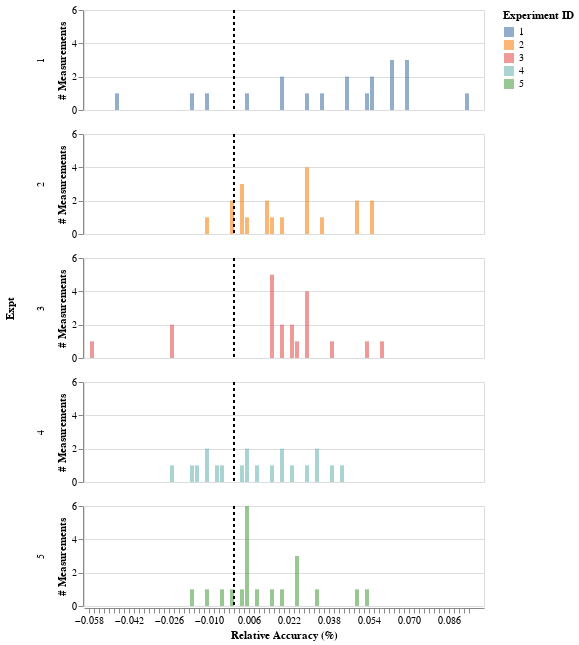

Notebook code cell kept with this figure:
### Code cell
glue('final_plot_relative', final_plot_relative, display=True)

### Figure 1 — Vega-Lite specification as saved in the notebook (floating-point values rounded to 4 significant figures)
{"config": {"view": {"continuousWidth": 400, "continuousHeight": 300}}, "data": {"name": "data-1e61acf23f6299bc481d4a56ec8b6596"}, "facet": {"row": {"field": "Expt", "type": "nominal"}}, "spec": {"layer": [{"mark": {"type": "bar", "opacity": 0.6}, "encoding": {"color": {"field": "Expt", "title": "Experiment ID", "type": "nominal"}, "x": {"bin": {"maxbins": 120}, "field": "relative_accuracy", "title": "Relative Accuracy (%)", "type": "quantitative"}, "y": {"aggregate": "count", "stack": false, "title": "# Measurements", "type": "quantitative"}}, "height": 100, "width": 400}, {"data": {"name": "data-9c00aa9dc2b1c1a0b4bf9b34ead12925"}, "mark": {"type": "rule", "size": 2, "strokeDash": [3, 3]}, "encoding": {"x": {"field": "x", "type": "quantitative"}}}]}, "$schema": "https://vega.github.io/schema/vega-lite/v4.17.0.json", "datasets": {"data-1e61acf23f6299bc481d4a56ec8b6596": [{"Expt": 1, "Run": 1, "Speed": 850, "relative_accuracy": 0.01919}, {"Expt": 1, "Run": 2, "Speed": 740, "relative_accuracy": -0.0175}, {"Expt": 1, "Run": 3, "Speed": 900, "relative_accuracy": 0.03587}, {"Expt": 1, "Run": 4, "Speed": 1070, "relative_accuracy": 0.09258}, {"Expt": 1, "Run": 5, "Speed": 930, "relative_accuracy": 0.04588}, {"Expt": 1, "Run": 6, "Speed": 850, "relative_accuracy": 0.01919}, {"Expt": 1, "Run": 7, "Speed": 950, "relative_accuracy": 0.05255}, {"Expt": 1, "Run": 8, "Speed": 980, "relative_accuracy": 0.06256}, {"Expt": 1, "Run": 9, "Speed": 980, "relative_accuracy": 0.06256}, {"Expt": 1, "Run": 10, "Speed": 880, "relative_accuracy": 0.0292}, {"Expt": 1, "Run": 11, "Speed": 1000, "relative_accuracy": 0.06923}, {"Expt": 1, "Run": 12, "Speed": 980, "relative_accuracy": 0.06256}, {"Expt": 1, "Run": 13, "Speed": 930, "relative_accuracy": 0.04588}, {"Expt": 1, "Run": 14, "Speed": 650, "relative_accuracy": -0.04752}, {"Expt": 1, "Run": 15, "Speed": 760, "relative_accuracy": -0.01083}, {"Expt": 1, "Run": 16, "Speed": 810, "relative_accuracy": 0.005851}, {"Expt": 1, "Run": 17, "Speed": 1000, "relative_accuracy": 0.06923}, {"Expt": 1, "Run": 18, "Speed": 1000, "relative_accuracy": 0.06923}, {"Expt": 1, "Run": 19, "Speed": 960, "relative_accuracy": 0.05589}, {"Expt": 1, "Run": 20, "Speed": 960, "relative_accuracy": 0.05589}, {"Expt": 2, "Run": 1, "Speed": 960, "relative_accuracy": 0.05589}, {"Expt": 2, "Run": 2, "Speed": 940, "relative_accuracy": 0.04921}, {"Expt": 2, "Run": 3, "Speed": 960, "relative_accuracy": 0.05589}, {"Expt": 2, "Run": 4, "Speed": 940, "relative_accuracy": 0.04921}, {"Expt": 2, "Run": 5, "Speed": 880, "relative_accuracy": 0.0292}, {"Expt": 2, "Run": 6, "Speed": 800, "relative_accuracy": 0.002516}, {"Expt": 2, "Run": 7, "Speed": 850, "relative_accuracy": 0.01919}, {"Expt": 2, "Run": 8, "Speed": 880, "relative_accuracy": 0.0292}, {"Expt": 2, "Run": 9, "Speed": 900, "relative_accuracy": 0.03587}, {"Expt": 2, "Run": 10, "Speed": 840, "relative_accuracy": 0.01586}, {"Expt": 2, "Run": 11, "Speed": 830, "relative_accuracy": 0.01252}, {"Expt": 2, "Run": 12, "Speed": 790, "relative_accuracy": -0.0008199}, {"Expt": 2, "Run": 13, "Speed": 810, "relative_accuracy": 0.005851}, {"Expt": 2, "Run": 14, "Speed": 880, "relative_accuracy": 0.0292}, {"Expt": 2, "Run": 15, "Speed": 880, "relative_accuracy": 0.0292}, {"Expt": 2, "Run": 16, "Speed": 830, "relative_accuracy": 0.01252}, {"Expt": 2, "Run": 17, "Speed": 800, "relative_accuracy": 0.002516}, {"Expt": 2, "Run": 18, "Speed": 790, "relative_accuracy": -0.0008199}, {"Expt": 2, "Run": 19, "Speed": 760, "relative_accuracy": -0.01083}, {"Expt": 2, "Run": 20, "Speed": 800, "relative_accuracy": 0.002516}, {"Expt": 3, "Run": 1, "Speed": 880, "relative_accuracy": 0.0292}, {"Expt": 3, "Run": 2, "Speed": 880, "relative_accuracy": 0.0292}, {"Expt": 3, "Run": 3, "Speed": 880, "relative_accuracy": 0.0292}, {"Expt": 3, "Run": 4, "Speed": 860, "relative_accuracy": 0.02253}, {"Expt": 3, "Run": 5, "Speed": 720, "relative_accuracy": -0.02417}, {"Expt": 3, "Run": 6, "Speed": 720, "relative_accuracy": -0.02417}, {"Expt": 3, "Run": 7, "Speed": 620, "relative_accuracy": -0.05753}, {"Expt": 3, "Run": 8, "Speed": 860, "relative_accuracy": 0.02253}, {"Expt": 3, "Run": 9, "Speed": 970, "relative_accuracy": 0.05922}, {"Expt": 3, "Run": 10, "Speed": 950, "relative_accuracy": 0.05255}, {"Expt": 3, "Run": 11, "Speed": 880, "relative_accuracy": 0.0292}, {"Expt": 3, "Run": 12, "Speed": 910, "relative_accuracy": 0.03921}, {"Expt": 3, "Run": 13, "Speed": 850, "relative_accuracy": 0.01919}, {"Expt": 3, "Run": 14, "Speed": 870, "relative_accuracy": 0.02587}, {"Expt": 3, "Run": 15, "Speed": 840, "relative_accuracy": 0.01586}, {"Expt": 3, "Run": 16, "Speed": 840, "relative_accuracy": 0.01586}, {"Expt": 3, "Run": 17, "Speed": 850, "relative_accuracy": 0.01919}, {"Expt": 3, "Run": 18, "Speed": 840, "relative_accuracy": 0.01586}, {"Expt": 3, "Run": 19, "Speed": 840, "relative_accuracy": 0.01586}, {"Expt": 3, "Run": 20, "Speed": 840, "relative_accuracy": 0.01586}, {"Expt": 4, "Run": 1, "Speed": 890, "relative_accuracy": 0.03254}, {"Expt": 4, "Run": 2, "Speed": 810, "relative_accuracy": 0.005851}, {"Expt": 4, "Run": 3, "Speed": 810, "relative_accuracy": 0.005851}, {"Expt": 4, "Run": 4, "Speed": 820, "relative_accuracy": 0.009187}, {"Expt": 4, "Run": 5, "Speed": 800, "relative_accuracy": 0.002516}, {"Expt": 4, "Run": 6, "Speed": 770, "relative_accuracy": -0.007491}, {"Expt": 4, "Run": 7, "Speed": 760, "relative_accuracy": -0.01083}, {"Expt": 4, "Run": 8, "Speed": 740, "relative_accuracy": -0.0175}, {"Expt": 4, "Run": 9, "Speed": 750, "relative_accuracy": -0.01416}, {"Expt": 4, "Run": 10, "Speed": 760, "relative_accuracy": -0.01083}, {"Expt": 4, "Run": 11, "Speed": 910, "relative_accuracy": 0.03921}, {"Expt": 4, "Run": 12, "Speed": 920, "relative_accuracy": 0.04254}, {"Expt": 4, "Run": 13, "Speed": 890, "relative_accuracy": 0.03254}, {"Expt": 4, "Run": 14, "Speed": 860, "relative_accuracy": 0.02253}, {"Expt": 4, "Run": 15, "Speed": 880, "relative_accuracy": 0.0292}, {"Expt": 4, "Run": 16, "Speed": 720, "relative_accuracy": -0.02417}, {"Expt": 4, "Run": 17, "Speed": 840, "relative_accuracy": 0.01586}, {"Expt": 4, "Run": 18, "Speed": 850, "relative_accuracy": 0.01919}, {"Expt": 4, "Run": 19, "Speed": 850, "relative_accuracy": 0.01919}, {"Expt": 4, "Run": 20, "Speed": 780, "relative_accuracy": -0.004156}, {"Expt": 5, "Run": 1, "Speed": 890, "relative_accuracy": 0.03254}, {"Expt": 5, "Run": 2, "Speed": 840, "relative_accuracy": 0.01586}, {"Expt": 5, "Run": 3, "Speed": 780, "relative_accuracy": -0.004156}, {"Expt": 5, "Run": 4, "Speed": 810, "relative_accuracy": 0.005851}, {"Expt": 5, "Run": 5, "Speed": 760, "relative_accuracy": -0.01083}, {"Expt": 5, "Run": 6, "Speed": 810, "relative_accuracy": 0.005851}, {"Expt": 5, "Run": 7, "Speed": 790, "relative_accuracy": -0.0008199}, {"Expt": 5, "Run": 8, "Speed": 810, "relative_accuracy": 0.005851}, {"Expt": 5, "Run": 9, "Speed": 820, "relative_accuracy": 0.009187}, {"Expt": 5, "Run": 10, "Speed": 850, "relative_accuracy": 0.01919}, {"Expt": 5, "Run": 11, "Speed": 870, "relative_accuracy": 0.02587}, {"Expt": 5, "Run": 12, "Speed": 870, "relative_accuracy": 0.02587}, {"Expt": 5, "Run": 13, "Speed": 810, "relative_accuracy": 0.005851}, {"Expt": 5, "Run": 14, "Speed": 740, "relative_accuracy": -0.0175}, {"Expt": 5, "Run": 15, "Speed": 810, "relative_accuracy": 0.005851}, {"Expt": 5, "Run": 16, "Speed": 940, "relative_accuracy": 0.04921}, {"Expt": 5, "Run": 17, "Speed": 950, "relative_accuracy": 0.05255}, {"Expt": 5, "Run": 18, "Speed": 800, "relative_accuracy": 0.002516}, {"Expt": 5, "Run": 19, "Speed": 810, "relative_accuracy": 0.005851}, {"Expt": 5, "Run": 20, "Speed": 870, "relative_accuracy": 0.02587}], "data-9c00aa9dc2b1c1a0b4bf9b34ead12925": [{"x": 0}]}}
